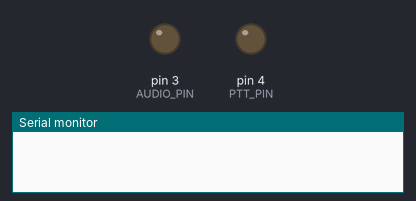
A sketch run on a simulated Arduino Uno, built with avr-gcc and run on an emulated ATmega328P. On the bench: output pins drawn as LEDs (lit = HIGH), the last lines printed to the serial monitor. Sleep ends after the set time or at an interrupt.

Above: at 0.1 s.
At 18.1 s:
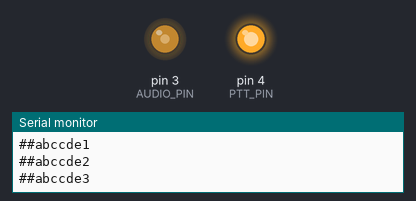
At 33.9 s:
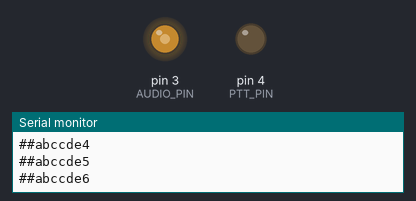
Timing chart, 0 to 40.0 s (numbered marks = the images above):
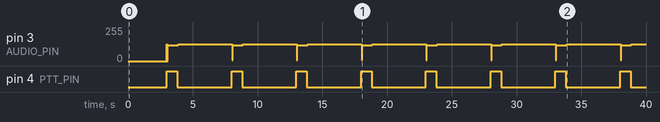

Measured:
- by itself, pin 4 (PTT_PIN): alternates HIGH for 0.81 s and LOW for 4.2 s

The sketch:

No_Radio_Shield.ino
```cpp
// (licence header left out)
// Trackuino custom libs
#include "config.h"
#include "afsk_avr.h"
#include "aprs.h"
#include "pin.h"
#include "power.h"
#include <Arduino.h>

// Module variables
static int32_t next_aprs = 3000;


void setup()
{
  Serial.begin(9600);
  afsk_setup();

}
int count = 0;
void loop()
{
  if ((int32_t) (millis() - next_aprs) >= 0) {
    // Time for another APRS frame
    String a = "abc";
    String b = "cde";
    String c = a + b + String(count);
    count++;
    count %= 10;
    aprs_send("##" + c);
    next_aprs += APRS_PERIOD * 1000L;
    while (afsk_flush()) {
      power_save();
    }

  } else {
    // Discard GPS data received during sleep window
    while (Serial.available()) {
      Serial.read();
    }
  }

  power_save(); // Incoming GPS data or interrupts will wake us up
}
```

afsk.cpp
```cpp
// (licence header left out)
/* Credit to:
 *
 * Michael Smith for his Example of Audio generation with two timers and PWM:
 * http://www.arduino.cc/playground/Code/PCMAudio
 *
 * Ken Shirriff for his Great article on PWM:
 * http://arcfn.com/2009/07/secrets-of-arduino-pwm.html
 *
 * The large group of people who created the free AVR tools.
 * Documentation on interrupts:
 * http://www.nongnu.org/avr-libc/user-manual/group__avr__interrupts.html
 */

#include "config.h"
#include "afsk_avr.h"
#include "radio_hx1.h"
#include <Arduino.h>
#include <stdint.h>

// Module consts

// The actual baudrate after rounding errors will be:
// PLAYBACK_RATE / (integer_part_of((PLAYBACK_RATE * 256) / BAUD_RATE) / 256)
static const uint16_t BAUD_RATE       = 1200;
static const uint16_t SAMPLES_PER_BAUD = ((uint32_t)PLAYBACK_RATE << 8) / BAUD_RATE;  // Fixed point 8.8
static const uint16_t PHASE_DELTA_1200 = (((TABLE_SIZE * 1200UL) << 7) / PLAYBACK_RATE); // Fixed point 9.7
static const uint16_t PHASE_DELTA_2200 = (((TABLE_SIZE * 2200UL) << 7) / PLAYBACK_RATE);
static const uint8_t SAMPLE_FIFO_SIZE = 32;


// Module globals
volatile static uint8_t current_byte;
volatile static uint16_t current_sample_in_baud;          // 1 bit = SAMPLES_PER_BAUD samples
volatile static bool go = false;                         // Modem is on
volatile static uint16_t phase_delta;                    // 1200/2200 for standard AX.25
volatile static uint16_t phase;                          // Fixed point 9.7 (2PI = TABLE_SIZE)
volatile static uint16_t packet_pos;                     // Next bit to be sent out
volatile static uint8_t sample_fifo[SAMPLE_FIFO_SIZE];   // queue of samples
volatile static uint8_t sample_fifo_head = 0;            // empty when head == tail
volatile static uint8_t sample_fifo_tail = 0;
volatile static uint32_t sample_overruns = 0;

// The radio (class defined in config.h)
static RadioHx1 radio;

volatile static unsigned int afsk_packet_size = 0;
volatile static const uint8_t *afsk_packet;


// Module functions

inline static bool afsk_is_fifo_full()
{
  return (((sample_fifo_head + 1) % SAMPLE_FIFO_SIZE) == sample_fifo_tail);
}

inline static bool afsk_is_fifo_full_safe()
{
  noInterrupts();
  boolean b = afsk_is_fifo_full();
  interrupts();
  return b;
}

inline static bool afsk_is_fifo_empty()
{
  return (sample_fifo_head == sample_fifo_tail);
}

inline static bool afsk_is_fifo_empty_safe()
{
  noInterrupts();
  bool b = afsk_is_fifo_empty();
  interrupts();
  return b;
}

inline static void afsk_fifo_in(uint8_t s)
{
  sample_fifo[sample_fifo_head] = s;
  sample_fifo_head = (sample_fifo_head + 1) % SAMPLE_FIFO_SIZE;
}

inline static void afsk_fifo_in_safe(uint8_t s)
{
  noInterrupts();
  afsk_fifo_in(s);
  interrupts();
}

inline static uint8_t afsk_fifo_out()
{
  uint8_t s = sample_fifo[sample_fifo_tail];
  sample_fifo_tail = (sample_fifo_tail + 1) % SAMPLE_FIFO_SIZE;
  return s;
}

inline static uint8_t afsk_fifo_out_safe()
{
  noInterrupts();
  uint8_t b = afsk_fifo_out();
  interrupts();
  return b;
}


// Exported functions

void afsk_setup()
{
  // Start radio
  radio.setup();
}

void afsk_send(const uint8_t *buffer, int len)
{
  afsk_packet_size = len;
  afsk_packet = buffer;
}

void afsk_start()
{
  phase_delta = PHASE_DELTA_1200;
  phase = 0;
  packet_pos = 0;
  current_sample_in_baud = 0;
  go = true;

  // Prime the fifo
  afsk_flush();

  // Start timer (CPU-specific)
  afsk_timer_setup();

  // Key the radio
  radio.ptt_on();

  // Start transmission
  afsk_timer_start();
}

bool afsk_flush()
{
  while (! afsk_is_fifo_full_safe()) {
    // If done sending packet
    if (packet_pos == afsk_packet_size) {
      go = false;         // End of transmission
    }
    if (go == false) {
      if (afsk_is_fifo_empty_safe()) {
        afsk_timer_stop();  // Disable modem
        radio.ptt_off();    // Release PTT
        return false;       // Done
      } else {
        return true;
      }
    }

    // If sent SAMPLES_PER_BAUD already, go to the next bit
    if (current_sample_in_baud < (1 << 8)) {    // Load up next bit
      if ((packet_pos & 7) == 0) {         // Load up next byte
        current_byte = afsk_packet[packet_pos >> 3];
      } else {
        current_byte = current_byte / 2;  // ">>1" forces int conversion
      }
      if ((current_byte & 1) == 0) {
        // Toggle tone (1200 <> 2200)
        phase_delta ^= (PHASE_DELTA_1200 ^ PHASE_DELTA_2200);
      }
    }

    phase += phase_delta;
    uint8_t s = afsk_read_sample((phase >> 7) & (TABLE_SIZE - 1));

#ifdef DEBUG_AFSK
    Serial.print((uint16_t)s);
    Serial.print('/');
#endif

#if PRE_EMPHASIS == 1
    if (phase_delta == PHASE_DELTA_1200)
      s = s / 2 + 64;
#endif

#ifdef DEBUG_AFSK
    Serial.print((uint16_t)s);
    Serial.print(' ');
#endif

    afsk_fifo_in_safe(s);

    current_sample_in_baud += (1 << 8);
    if (current_sample_in_baud >= SAMPLES_PER_BAUD) {
#ifdef DEBUG_AFSK
      Serial.println();
#endif
      packet_pos++;
      current_sample_in_baud -= SAMPLES_PER_BAUD;
    }
  }

  return true;  // still working
}

// This is called at PLAYBACK_RATE Hz to load the next sample.
AFSK_ISR
{
  if (afsk_is_fifo_empty()) {
    if (go) {
      sample_overruns++;
    }
  } else {
    afsk_output_sample(afsk_fifo_out());
  }
  afsk_clear_interrupt_flag();
}

#ifdef DEBUG_MODEM
void afsk_debug()
{
  Serial.print("fifo overruns=");
  Serial.println(sample_overruns);

  sample_overruns = 0;
}
#endif
```

afsk_avr.cpp
```cpp
// (licence header left out)
#ifdef AVR

#include <avr/io.h>
#include <avr/pgmspace.h>
#include "config.h"
#include "afsk_avr.h"


// Module consts

/* The sine_table is the carrier signal. To achieve phase continuity, each tone
 * starts at the index where the previous one left off. By changing the stride of
 * the index (phase_delta) we get 1200 or 2200 Hz. The PHASE_DELTA_XXXX values
 * can be calculated as:
 *
 * Fg = frequency of the output tone (1200 or 2200)
 * Fm = sampling rate (PLAYBACK_RATE_HZ)
 * Tt = sine table size (TABLE_SIZE)
 *
 * PHASE_DELTA_Fg = Tt*(Fg/Fm)
 */

// This procudes a "warning: only initialized variables can be placed into
// program memory area", which can be safely ignored:
// http://gcc.gnu.org/bugzilla/show_bug.cgi?id=34734
extern const uint8_t afsk_sine_table[512] PROGMEM = {
  127, 129, 130, 132, 133, 135, 136, 138, 139, 141, 143, 144, 146, 147, 149, 150, 152, 153, 155, 156, 158,
  159, 161, 163, 164, 166, 167, 168, 170, 171, 173, 174, 176, 177, 179, 180, 182, 183, 184, 186, 187, 188,
  190, 191, 193, 194, 195, 197, 198, 199, 200, 202, 203, 204, 205, 207, 208, 209, 210, 211, 213, 214, 215,
  216, 217, 218, 219, 220, 221, 223, 224, 225, 226, 227, 228, 228, 229, 230, 231, 232, 233, 234, 235, 236,
  236, 237, 238, 239, 239, 240, 241, 242, 242, 243, 244, 244, 245, 245, 246, 247, 247, 248, 248, 249, 249,
  249, 250, 250, 251, 251, 251, 252, 252, 252, 253, 253, 253, 253, 254, 254, 254, 254, 254, 254, 254, 254,
  254, 254, 255, 254, 254, 254, 254, 254, 254, 254, 254, 254, 254, 253, 253, 253, 253, 252, 252, 252, 251,
  251, 251, 250, 250, 249, 249, 249, 248, 248, 247, 247, 246, 245, 245, 244, 244, 243, 242, 242, 241, 240,
  239, 239, 238, 237, 236, 236, 235, 234, 233, 232, 231, 230, 229, 228, 228, 227, 226, 225, 224, 223, 221,
  220, 219, 218, 217, 216, 215, 214, 213, 211, 210, 209, 208, 207, 205, 204, 203, 202, 200, 199, 198, 197,
  195, 194, 193, 191, 190, 188, 187, 186, 184, 183, 182, 180, 179, 177, 176, 174, 173, 171, 170, 168, 167,
  166, 164, 163, 161, 159, 158, 156, 155, 153, 152, 150, 149, 147, 146, 144, 143, 141, 139, 138, 136, 135,
  133, 132, 130, 129, 127, 125, 124, 122, 121, 119, 118, 116, 115, 113, 111, 110, 108, 107, 105, 104, 102,
  101,  99,  98,  96,  95,  93,  91,  90,  88,  87,  86,  84,  83,  81,  80,  78,  77,  75,  74,  72,  71,
   70,  68,  67,  66,  64,  63,  61,  60,  59,  57,  56,  55,  54,  52,  51,  50,  49,  47,  46,  45,  44,
   43,  41,  40,  39,  38,  37,  36,  35,  34,  33,  31,  30,  29,  28,  27,  26,  26,  25,  24,  23,  22,
   21,  20,  19,  18,  18,  17,  16,  15,  15,  14,  13,  12,  12,  11,  10,  10,   9,   9,   8,   7,   7,
    6,   6,   5,   5,   5,   4,   4,   3,   3,   3,   2,   2,   2,   1,   1,   1,   1,   0,   0,   0,   0,
    0,   0,   0,   0,   0,   0,   0,   0,   0,   0,   0,   0,   0,   0,   0,   0,   0,   1,   1,   1,   1,
    2,   2,   2,   3,   3,   3,   4,   4,   5,   5,   5,   6,   6,   7,   7,   8,   9,   9,  10,  10,  11,
   12,  12,  13,  14,  15,  15,  16,  17,  18,  18,  19,  20,  21,  22,  23,  24,  25,  26,  26,  27,  28,
   29,  30,  31,  33,  34,  35,  36,  37,  38,  39,  40,  41,  43,  44,  45,  46,  47,  49,  50,  51,  52,
   54,  55,  56,  57,  59,  60,  61,  63,  64,  66,  67,  68,  70,  71,  72,  74,  75,  77,  78,  80,  81,
   83,  84,  86,  87,  88,  90,  91,  93,  95,  96,  98,  99, 101, 102, 104, 105, 107, 108, 110, 111, 113,
  115, 116, 118, 119, 121, 122, 124, 125
};

// External consts

extern const uint32_t MODEM_CLOCK_RATE = F_CPU; // 16 MHz
extern const uint8_t REST_DUTY         = 127;
extern const uint16_t TABLE_SIZE       = sizeof(afsk_sine_table);
//extern const uint32_t PLAYBACK_RATE    = MODEM_CLOCK_RATE / 510;  // Phase correct PWM
extern const uint32_t PLAYBACK_RATE    = MODEM_CLOCK_RATE / 256;  // Fast PWM


// Exported functions

void afsk_timer_setup()
{
  // Set up Timer 2 to do pulse width modulation on the speaker
  // pin.

  // Source timer2 from clkIO (datasheet p.164)
  ASSR &= ~(_BV(EXCLK) | _BV(AS2));

  // Set fast PWM mode with TOP = 0xff: WGM22:0 = 3  (p.150)
  // This allows 256 cycles per sample and gives 16M/256 = 62.5 KHz PWM rate

  TCCR2A |= _BV(WGM21) | _BV(WGM20);
  TCCR2B &= ~_BV(WGM22);

  // Phase correct PWM with top = 0xff: WGM22:0 = 1 (p.152 and p.160))
  // This allows 510 cycles per sample and gives 16M/510 = ~31.4 KHz PWM rate
  //TCCR2A = (TCCR2A | _BV(WGM20)) & ~_BV(WGM21);
  //TCCR2B &= ~_BV(WGM22);

#if AUDIO_PIN == 11
  // Do non-inverting PWM on pin OC2A (arduino pin 11) (p.159)
  // OC2B (arduino pin 3) stays in normal port operation:
  // COM2A1=1, COM2A0=0, COM2B1=0, COM2B0=0
  TCCR2A = (TCCR2A | _BV(COM2A1)) & ~(_BV(COM2A0) | _BV(COM2B1) | _BV(COM2B0));
#endif

#if AUDIO_PIN == 3
  // Do non-inverting PWM on pin OC2B (arduino pin 3) (p.159).
  // OC2A (arduino pin 11) stays in normal port operation:
  // COM2B1=1, COM2B0=0, COM2A1=0, COM2A0=0
  TCCR2A = (TCCR2A | _BV(COM2B1)) & ~(_BV(COM2B0) | _BV(COM2A1) | _BV(COM2A0));
#endif

  // No prescaler (p.162)
  TCCR2B = (TCCR2B & ~(_BV(CS22) | _BV(CS21))) | _BV(CS20);
  // prescaler x8 for slow-mo testing
  //TCCR2B = (TCCR2B & ~(_BV(CS22) | _BV(CS20))) | _BV(CS21);

  // Set initial pulse width to the rest position (0v after DC decoupling)
  OCR2 = REST_DUTY;
}

void afsk_timer_start()
{
  // Clear the overflow flag, so that the interrupt doesn't go off
  // immediately and overrun the next one (p.163).
  TIFR2 |= _BV(TOV2);       // Yeah, writing a 1 clears the flag.

  // Enable interrupt when TCNT2 reaches TOP (0xFF) (p.151, 163)
  TIMSK2 |= _BV(TOIE2);
}

void afsk_timer_stop()
{
  // Output 0v (after DC coupling)
  OCR2 = REST_DUTY;

  // Disable playback interrupt
  TIMSK2 &= ~_BV(TOIE2);
}


#endif // ifdef AVR
```

afsk_avr.h
```cpp
// (licence header left out)
#ifdef AVR

#ifndef __AFSK_AVR_H__
#define __AFSK_AVR_H__

#include <stdint.h>
#include <avr/pgmspace.h>
#include "config.h"

#define AFSK_ISR ISR(TIMER2_OVF_vect)

// Exported consts
extern const uint32_t MODEM_CLOCK_RATE;
extern const uint8_t REST_DUTY;
extern const uint16_t TABLE_SIZE;
extern const uint32_t PLAYBACK_RATE;

// Exported vars
extern const uint8_t afsk_sine_table[] PROGMEM;

// Inline functions (this saves precious cycles in the ISR)
#if AUDIO_PIN == 3
#  define OCR2 OCR2B
#endif
#if AUDIO_PIN == 11
#  define OCR2 OCR2A
#endif

inline uint8_t afsk_read_sample(int phase)
{
  return pgm_read_byte_near(afsk_sine_table + phase);
}

inline void afsk_output_sample(uint8_t s)
{
  OCR2 = s;
}

inline void afsk_clear_interrupt_flag()
{
  // atmegas don't need this as opposed to pic32s.
}

#ifdef DEBUG_MODEM
inline uint16_t afsk_timer_counter()
{
  uint16_t t = TCNT2;
  if ((TIFR2 & _BV(TOV2)) && t < 128)
    t += 256;
  return t;
}

inline int afsk_isr_overrun()
{
  return (TIFR2 & _BV(TOV2));
}
#endif


// Exported functions
void afsk_setup();
void afsk_send(const uint8_t *buffer, int len);
void afsk_start();
bool afsk_flush();
void afsk_isr();
void afsk_timer_setup();
void afsk_timer_start();
void afsk_timer_stop();
#ifdef DEBUG_MODEM
void afsk_debug();
#endif

#endif
#endif // AVR
```

aprs.cpp
```cpp
// (licence header left out)
#include "config.h"
#include "ax25.h"
#include "aprs.h"
#include "gps.h"
#include <stdio.h>
#include <stdlib.h>
#if (ARDUINO + 1) >= 100
#  include <Arduino.h>
#else
#  include <WProgram.h>
#endif

// Module functions
float meters_to_feet(float m)
{
  // 10000 ft = 3048 m
  return m / 0.3048;
}

// Exported functions
void aprs_send(String s)
{
  const char *string = s.c_str();
  Serial.println(string);
  //char temp[12];
  char temp[12] = "A";// Temperature (int/ext)
  const struct s_address addresses[] = {
    {D_CALLSIGN, D_CALLSIGN_ID},  // Destination callsign
    {S_CALLSIGN, S_CALLSIGN_ID},  // Source callsign (-11 = balloon, -9 = car)
#ifdef DIGI_PATH1
    {DIGI_PATH1, DIGI_PATH1_TTL}, // Digi1 (first digi in the chain)
#endif
#ifdef DIGI_PATH2
    {DIGI_PATH2, DIGI_PATH2_TTL}, // Digi2 (second digi in the chain)
#endif
  };

  ax25_send_header(addresses, sizeof(addresses)/sizeof(s_address));
  ax25_send_byte('/');                // Report w/ timestamp, no APRS messaging. $ = NMEA raw data
  // ax25_send_string("021709z");     // 021709z = 2nd day of the month, 17:09 zulu (UTC/GMT)
  ax25_send_string(gps_time);         // 170915 = 17h:09m:15s zulu (not allowed in Status Reports)
  ax25_send_byte('h');
  ax25_send_string(gps_aprs_lat);     // Lat: 38deg and 22.20 min (.20 are NOT seconds, but 1/100th of minutes)
  ax25_send_byte('/');                // Symbol table
  ax25_send_string(gps_aprs_lon);     // Lon: 000deg and 25.80 min
  ax25_send_byte('O');                // Symbol: O=balloon, -=QTH
  snprintf(temp, 4, "%03d", (int)(gps_course + 0.5));
  ax25_send_string(temp);             // Course (degrees)
  ax25_send_byte('/');                // and
  ax25_send_string(temp);             // speed (knots)
  ax25_send_string("/A=");            // Altitude (feet). Goes anywhere in the comment area
  ax25_send_string(temp);
  ax25_send_string("/Ti=");
  ax25_send_string(temp);
  ax25_send_string("/Te=");
  ax25_send_string(temp);
  ax25_send_string("/V=");
  ax25_send_string(temp);
  ax25_send_byte(' ');
  ax25_send_string(string);     // Comment
  ax25_send_footer();

  ax25_flush_frame();                 // Tell the modem to go
}
```

aprs.h
```cpp
// (licence header left out)
#ifndef __APRS_H__
#define __APRS_H__

#include <Arduino.h>
void aprs_send(String string);

#endif
```

ax25.h
```cpp
// (licence header left out)
#ifndef __AX25_H__
#define __AX25_H__

struct s_address {
	char callsign[7];
	unsigned char ssid;
};

void ax25_send_header(const struct s_address *addresses, int num_addresses);
void ax25_send_byte(unsigned char byte);
void ax25_send_string(const char *string);
void ax25_send_footer();
void ax25_flush_frame();

#endif
```

gps.h
```cpp
// (licence header left out)
#ifndef __GPS_H__
#define __GPS_H__

#include <stdint.h>

extern char gps_time[7];       // HHMMSS
extern uint32_t gps_seconds;   // seconds after midnight
extern char gps_date[7];       // DDMMYY
extern float gps_lat;
extern float gps_lon;
extern char gps_aprs_lat[9];
extern char gps_aprs_lon[10];
extern float gps_course;
extern float gps_speed;
extern float gps_altitude;

void gps_setup();
bool gps_decode(char c);
void gps_reset_parser();

#endif
```

pin.h
```cpp
// (licence header left out)
#ifndef __PIN_H__
#define __PIN_H__

#include <stdint.h>

void pin_write(uint8_t pin, uint8_t val);

#endif // ifndef __PIN_H__
```

pin_avr.cpp
```cpp
// (licence header left out)
#ifdef AVR

#include "pin.h"
#include <stdint.h>
#include <pins_arduino.h>
#if (ARDUINO + 1) >= 100
#  include <Arduino.h>
#else
#  include <WProgram.h>
#endif

// This is a digitalWrite() replacement that does not disrupt
// timer 2.
void pin_write(uint8_t pin, uint8_t val)
{
  uint8_t bit = digitalPinToBitMask(pin);
  uint8_t port = digitalPinToPort(pin);
  volatile uint8_t *out;

  if (port == NOT_A_PIN) return;

  out = portOutputRegister(port);

  if (val == LOW) {
    uint8_t oldSREG = SREG;
    cli();
    *out &= ~bit;
    SREG = oldSREG;
  } else {
    uint8_t oldSREG = SREG;
    cli();
    *out |= bit;
    SREG = oldSREG;
  }
}

#endif  // AVR
```

power.h
```cpp
// (licence header left out)
#ifndef __POWER_H__
#define __POWER_H__

void power_save();

#endif // ifndef __POWER_H__
```

radio.cpp
```cpp
// (licence header left out)
#include "radio.h"
```

radio.h
```cpp
// (licence header left out)
#ifndef __RADIO_H__
#define __RADIO_H__

class Radio {
  public:
    virtual void setup() = 0;
    virtual void ptt_on() = 0;
    virtual void ptt_off() = 0;
};

#endif
```

radio_hx1.cpp
```cpp
// (licence header left out)
#include "config.h"
#include "radio_hx1.h"
#include "pin.h"
#if (ARDUINO + 1) >= 100
#  include <Arduino.h>
#else
#  include <WProgram.h>
#endif


void RadioHx1::setup()
{
  // Configure pins
  pinMode(PTT_PIN, OUTPUT);
  pin_write(PTT_PIN, LOW);
  pinMode(AUDIO_PIN, OUTPUT);
}

void RadioHx1::ptt_on()
{
  pin_write(PTT_PIN, HIGH);
  delay(25);   // The HX1 takes 5 ms from PTT to full RF, give it 25
}

void RadioHx1::ptt_off()
{
  pin_write(PTT_PIN, LOW);
}
```

Source omitted: ax25.cpp (4598 bytes), gps.cpp (10589 bytes), power_avr.cpp (2175 bytes), radio_hx1.h (975 bytes), config.h (8962 bytes)
